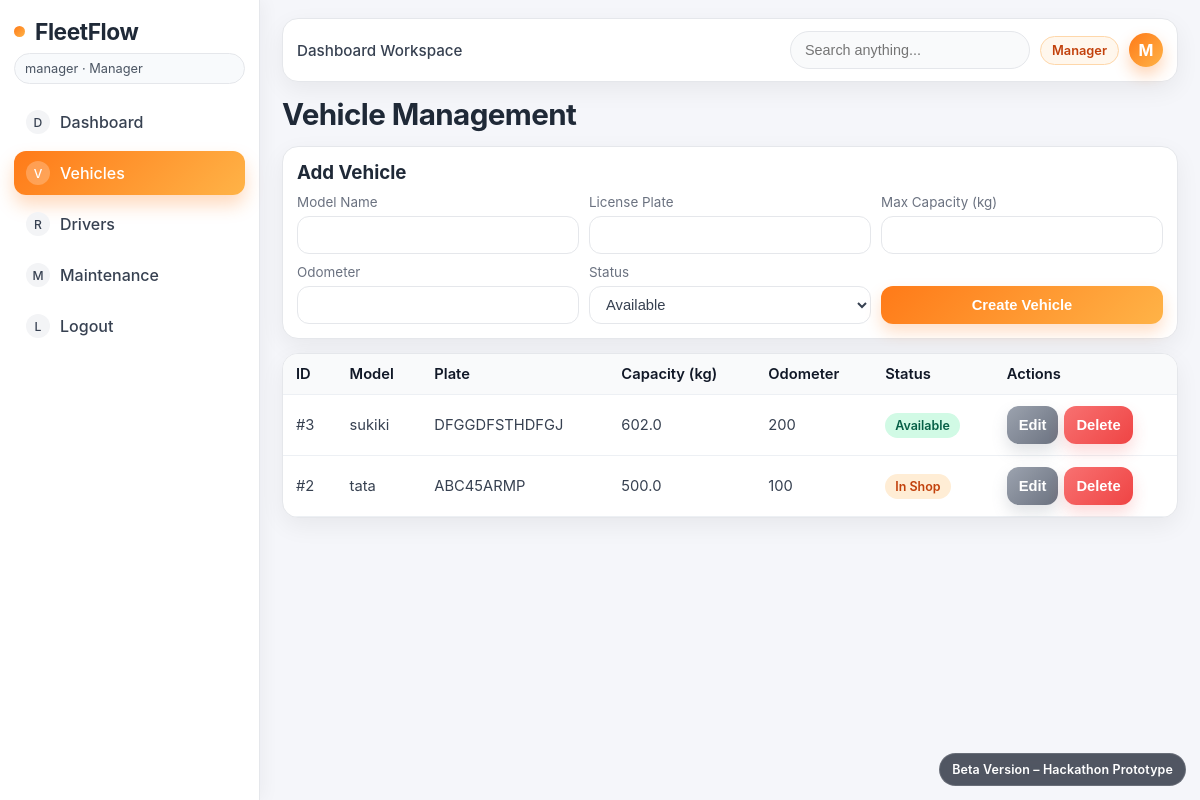
Page /vehicles (signed in) on the earlier database version.
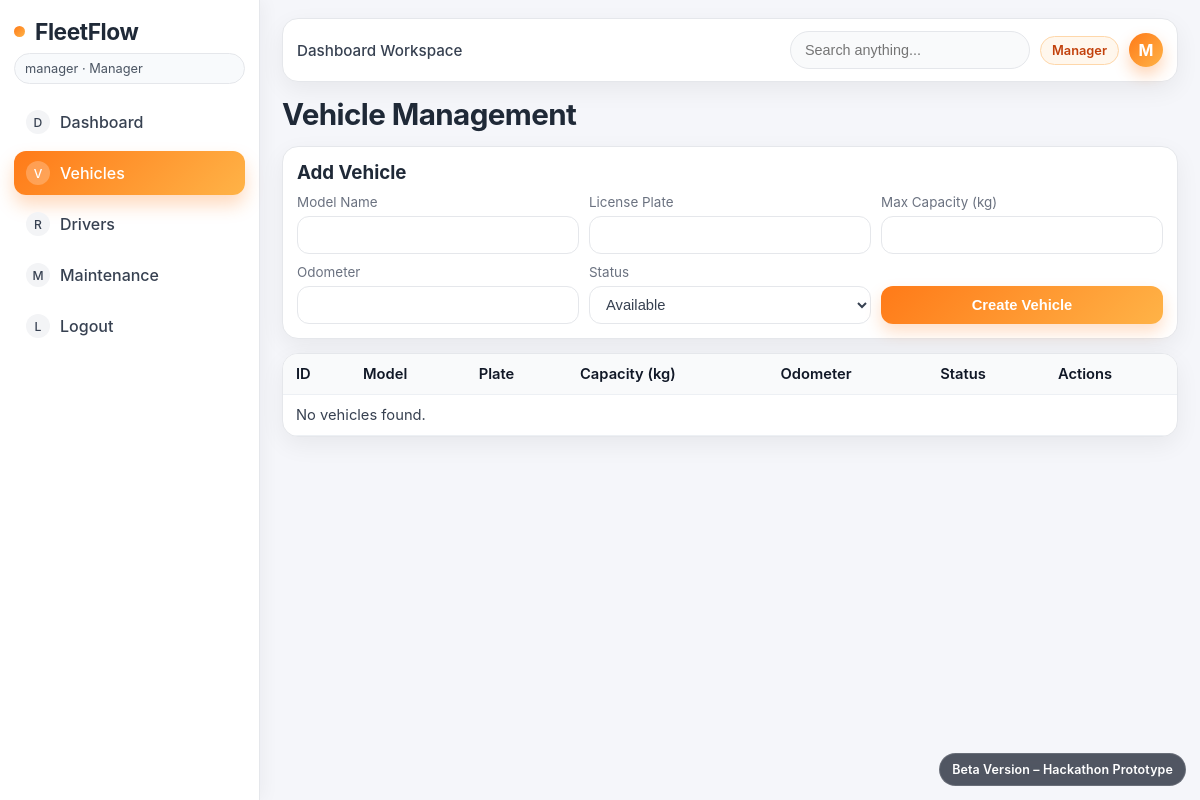
Same page on the later database version.
### tables this page shows
CREATE TABLE vehicles (
    id INTEGER PRIMARY KEY AUTOINCREMENT,
    model_name TEXT NOT NULL,
    license_plate TEXT NOT NULL UNIQUE,
    max_capacity_kg REAL NOT NULL CHECK (max_capacity_kg > 0),
    odometer INTEGER NOT NULL CHECK (odometer >= 0),
    status TEXT NOT NULL CHECK (status IN ('Available', 'On Trip', 'In Shop'))
);

### app.py (the view, shortened to what this page needs)
@app.route("/vehicles", methods=["GET", "POST"])
@roles_required("Manager")
def vehicles():
    with get_db_connection() as conn:
        rows = conn.execute(
            "SELECT * FROM vehicles ORDER BY id DESC"
        ).fetchall()
    return render_template("vehicles.html", vehicles=rows)

### app.py (called while the page is built)
def get_db_connection():
    conn = sqlite3.connect(DATABASE)
    conn.row_factory = sqlite3.Row
    conn.execute("PRAGMA foreign_keys = ON")
    return conn

def roles_required(*allowed_roles):
    def decorator(view_func):
        @wraps(view_func)
        def wrapped(*args, **kwargs):
            if "user_id" not in session:
                return redirect(url_for("login"))
            if session.get("role") not in allowed_roles:
                flash("You do not have permission to access this action.", "error")
                return redirect(url_for(get_role_home_endpoint(session.get("role"))))
            return view_func(*args, **kwargs)
        return wrapped
    return decorator

@app.before_request
def load_current_user():
    g.user = None
    user_id = session.get("user_id")
    if not user_id:
        return
    with get_db_connection() as conn:
        g.user = conn.execute("SELECT * FROM users WHERE id = ?", (user_id,)).fetchone()

### templates/vehicles.html (shortened to what this page needs)
{% extends "base.html" %}
{% block content %}
<div class="topbar">
    <h1>Vehicle Management</h1>
</div>
{% if session.get('role') == 'Manager' %}
<div class="form-card">
    <h3>Add Vehicle</h3>
    <form method="post" class="form-grid mt-10">
        <div class="input-group">
            <label>Model Name</label>
            <input type="text" name="model_name" required>
        </div>
        <div class="input-group">
            <label>License Plate</label>
            <input type="text" name="license_plate" required>
        </div>
        <div class="input-group">
            <label>Max Capacity (kg)</label>
            <input type="number" step="0.01" name="max_capacity_kg" required>
        </div>
        <div class="input-group">
            <label>Odometer</label>
            <input type="number" name="odometer" required>
        </div>
        <div class="input-group">
            <label>Status</label>
            <select name="status" required>
                <option>Available</option>
            </select>
        </div>
        <div class="input-group justify-end">
            <label>&nbsp;</label>
            <button type="submit">Create Vehicle</button>
        </div>
    </form>
</div>
{% endif %}
<div class="table-wrap">
    <table>
        <thead>
        <tr>
            <th>ID</th>
            <th>Model</th>
            <th>Plate</th>
            <th>Capacity (kg)</th>
            <th>Odometer</th>
            <th>Status</th>
            {% if session.get('role') == 'Manager' %}<th>Actions</th>{% endif %}
        </tr>
        </thead>
        <tbody>
        {% for vehicle in vehicles %}
            <tr>
                <td>#{{ vehicle.id }}</td>
                <td>{{ vehicle.model_name }}</td>
                <td>{{ vehicle.license_plate }}</td>
                <td>{{ vehicle.max_capacity_kg }}</td>
                <td>{{ vehicle.odometer }}</td>
                <td><span class="badge status-{{ vehicle.status|lower|replace(' ', '-') }}">{{ vehicle.status }}</span></td>
                {% if session.get('role') == 'Manager' %}
                <td>
                    <div class="inline-actions">
                        <a href="{{ url_for('edit_vehicle', vehicle_id=vehicle.id) }}"><button type="button" class="secondary">Edit</button></a>
                        <form method="post" action="{{ url_for('delete_vehicle', vehicle_id=vehicle.id) }}" class="confirm-delete">
                            <button class="danger" type="submit">Delete</button>
                        </form>
                    </div>
                </td>
                {% endif %}
            </tr>
        {% else %}
            <tr><td colspan="7">No vehicles found.</td></tr>
        {% endfor %}
        </tbody>
    </table>
</div>
{% endblock %}

### templates/base.html (shortened to what this page needs)
<!doctype html>
<html lang="en">
<head>
    <link rel="stylesheet" href="{{ url_for('static', filename='css/style.css') }}">
</head>
<body>
{% if session.get('user_id') %}
<div class="app-shell">
    <aside class="sidebar">
        <div class="sidebar-brand">
            <span class="sidebar-brand-dot"></span>
            <h2>FleetFlow</h2>
        </div>
        <div class="role">{{ session.get('username') }} · {{ session.get('role') }}</div>
        {% if session.get('role') == 'Manager' %}
        <a class="nav-link {% if request.endpoint == 'dashboard' %}active{% endif %}" href="{{ url_for('dashboard') }}"><span class="nav-icon">D</span><span class="nav-text">Dashboard</span></a>
        <a class="nav-link {% if request.endpoint in ['vehicles', 'edit_vehicle'] %}active{% endif %}" href="{{ url_for('vehicles') }}"><span class="nav-icon">V</span><span class="nav-text">Vehicles</span></a>
        <a class="nav-link {% if request.endpoint in ['drivers', 'edit_driver'] %}active{% endif %}" href="{{ url_for('drivers') }}"><span class="nav-icon">R</span><span class="nav-text">Drivers</span></a>
        <a class="nav-link {% if request.endpoint in ['maintenance'] %}active{% endif %}" href="{{ url_for('maintenance') }}"><span class="nav-icon">M</span><span class="nav-text">Maintenance</span></a>
        {% endif %}
        <a class="nav-link" href="{{ url_for('logout') }}"><span class="nav-icon">L</span><span class="nav-text">Logout</span></a>
    </aside>
    <main class="content">
        <div class="content-topbar">
            <div class="content-topbar-left">
                <span>Dashboard Workspace</span>
            </div>
            <div class="content-topbar-right">
                <div class="topbar-search-wrap">
                    <input class="topbar-search" type="text" placeholder="Search anything...">
                </div>
                <span class="role-badge">{{ session.get('role') }}</span>
                {% set uname = session.get('username') or 'U' %}
                <span class="avatar-pill">{{ uname[0]|upper }}</span>
            </div>
        </div>
        {% block content %}{% endblock %}
    </main>
</div>
{% else %}
{% block auth_content %}{% endblock %}
{% endif %}
<div class="beta-ribbon">Beta Version – Hackathon Prototype</div>
</body>
</html>

### static/css/style.css (style rules this page uses)
:root { --bg: #f5f6fa; --card-bg: #ffffff; --text: #1f2937; --muted: #6b7280; --accent: #ff7a18; --accent-soft: #ffedd5; --accent-gradient: linear-gradient(135deg, #ff7a18, #ffb347); --soft-border: 1px solid #e5e7eb; --shadow: 0 8px 24px rgba(0, 0, 0, 0.06); --radius: 16px; --sidebar-width: 260px; }
* { box-sizing: border-box; }
body { margin: 0; font-family: "Inter", "Poppins", system-ui, sans-serif; background: var(--bg); color: var(--text); animation: fadeIn 0.35s ease; }
.app-shell { display: flex; min-height: 100vh; position: relative; }
.sidebar { width: var(--sidebar-width); background: #ffffff; border-right: var(--soft-border); box-shadow: 2px 0 18px rgba(15, 23, 42, 0.05); padding: 18px 14px; position: sticky; top: 0; height: 100vh; transition: width 0.25s ease, transform 0.25s ease; z-index: 30; }
.sidebar-brand { display: flex; align-items: center; gap: 10px; margin-bottom: 8px; }
.sidebar-brand-dot { width: 11px; height: 11px; border-radius: 999px; background: var(--accent-gradient); }
.sidebar h2 { margin: 0; font-size: 1.42rem; font-weight: 700; letter-spacing: -0.02em; }
.sidebar .role { margin: 8px 0 16px; font-size: 0.8rem; color: #4b5563; background: #f8fafc; border: var(--soft-border); border-radius: 999px; padding: 7px 10px; }
.nav-link { display: flex; align-items: center; gap: 10px; text-decoration: none; color: #374151; font-weight: 500; border-radius: 12px; padding: 10px 12px; margin-bottom: 7px; transition: all 0.2s ease; }
.nav-icon { width: 24px; height: 24px; display: inline-flex; align-items: center; justify-content: center; background: #f3f4f6; color: #374151; border-radius: 999px; font-size: 0.76rem; flex-shrink: 0; }
.nav-link.active { background: var(--accent-gradient); color: #ffffff; box-shadow: 0 10px 18px rgba(255, 122, 24, 0.28); }
.nav-link.active .nav-icon { background: rgba(255, 255, 255, 0.24); color: #ffffff; }
.content { flex: 1; padding: 18px 22px 24px; }
.content-topbar { display: flex; justify-content: space-between; align-items: center; gap: 12px; background: #ffffff; border: var(--soft-border); border-radius: var(--radius); box-shadow: var(--shadow); padding: 12px 14px; margin-bottom: 14px; }
.content-topbar-left { display: flex; align-items: center; gap: 10px; color: #374151; font-size: 0.95rem; font-weight: 500; }
.content-topbar-right { display: flex; align-items: center; gap: 10px; }
.topbar-search-wrap { width: 240px; }
.topbar-search { width: 100%; min-height: 38px; border-radius: 999px; border: var(--soft-border); background: #f9fafb; padding: 8px 14px; font-size: 0.9rem; color: #374151; }
.role-badge { background: #fff7ed; border: 1px solid #fed7aa; color: #c2410c; border-radius: 999px; padding: 6px 11px; font-size: 0.8rem; font-weight: 600; }
.avatar-pill { width: 34px; height: 34px; border-radius: 999px; display: inline-flex; align-items: center; justify-content: center; background: var(--accent-gradient); color: #ffffff; font-weight: 700; box-shadow: 0 8px 16px rgba(255, 122, 24, 0.32); }
.topbar { display: flex; justify-content: space-between; align-items: center; margin-bottom: 14px; }
h1, h3 { margin: 0; }
h1 { font-size: 1.85rem; letter-spacing: -0.02em; }
.card, .form-card, .table-wrap { background: var(--card-bg); border: var(--soft-border); border-radius: var(--radius); box-shadow: var(--shadow); }
.table-wrap { overflow: auto; }
table { width: 100%; border-collapse: collapse; }
th, td { padding: 11px 13px; text-align: left; border-bottom: 1px solid #edf0f4; color: #374151; font-size: 0.92rem; }
th { background: #f9fafb; color: #111827; font-weight: 600; }
.form-card { padding: 14px; margin-bottom: 14px; }
.form-grid { display: grid; grid-template-columns: repeat(3, minmax(130px, 1fr)); gap: 10px; }
.input-group { display: flex; flex-direction: column; gap: 6px; }
label { color: var(--muted); font-size: 0.84rem; }
input, select, textarea, button { min-height: 38px; border-radius: 12px; border: var(--soft-border); padding: 9px 12px; font-size: 0.92rem; }
input, select, textarea { background: #ffffff; color: #374151; }
button { border: none; cursor: pointer; font-weight: 600; background: var(--accent-gradient); color: #ffffff; transition: transform 0.16s ease, box-shadow 0.16s ease; box-shadow: 0 8px 16px rgba(255, 122, 24, 0.24); }
.mt-10 { margin-top: 10px; }
.justify-end { justify-content: flex-end; }

Differences in the rows shown:
removed vehicles: id "3", model_name "sukiki", license_plate "DFGGDFSTHDFGJ", max_capacity_kg "602.0", odometer "200", status "Available"
removed vehicles: id "2", model_name "tata", license_plate "ABC45ARMP", max_capacity_kg "500.0", odometer "100", status "In Shop"
Other differences:
text now shown: "No vehicles found."
